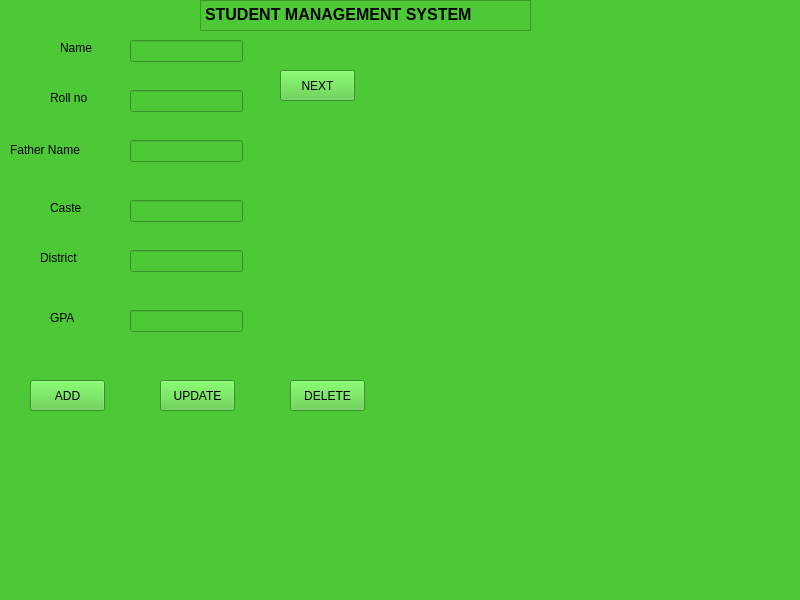
<?xml version="1.0" encoding="UTF-8"?>
<ui version="4.0">
 <class>MainWindow</class>
 <widget class="QMainWindow" name="MainWindow">
  <property name="geometry">
   <rect>
    <x>0</x>
    <y>0</y>
    <width>800</width>
    <height>600</height>
   </rect>
  </property>
  <property name="windowTitle">
   <string>MainWindow</string>
  </property>
  <property name="styleSheet">
   <string notr="true">background-color: rgb(77, 200, 55);
font: 700 12pt &quot;Segoe UI&quot;;</string>
  </property>
  <widget class="QWidget" name="centralwidget">
   <widget class="QLabel" name="labelName">
    <property name="geometry">
     <rect>
      <x>60</x>
      <y>40</y>
      <width>49</width>
      <height>16</height>
     </rect>
    </property>
    <property name="text">
     <string>Name</string>
    </property>
   </widget>
   <widget class="QLabel" name="labelRoll">
    <property name="geometry">
     <rect>
      <x>50</x>
      <y>90</y>
      <width>81</width>
      <height>16</height>
     </rect>
    </property>
    <property name="text">
     <string>Roll no</string>
    </property>
   </widget>
   <widget class="QLabel" name="labelFather">
    <property name="geometry">
     <rect>
      <x>10</x>
      <y>140</y>
      <width>111</width>
      <height>20</height>
     </rect>
    </property>
    <property name="text">
     <string>Father Name</string>
    </property>
   </widget>
   <widget class="QLabel" name="labelCaste">
    <property name="geometry">
     <rect>
      <x>50</x>
      <y>200</y>
      <width>49</width>
      <height>16</height>
     </rect>
    </property>
    <property name="text">
     <string>Caste</string>
    </property>
   </widget>
   <widget class="QLabel" name="labelDistrict">
    <property name="geometry">
     <rect>
      <x>40</x>
      <y>250</y>
      <width>71</width>
      <height>16</height>
     </rect>
    </property>
    <property name="text">
     <string>District</string>
    </property>
   </widget>
   <widget class="QLabel" name="labelGPA">
    <property name="geometry">
     <rect>
      <x>50</x>
      <y>310</y>
      <width>49</width>
      <height>16</height>
     </rect>
    </property>
    <property name="text">
     <string>GPA</string>
    </property>
   </widget>
   <widget class="QLineEdit" name="lineEditName">
    <property name="geometry">
     <rect>
      <x>130</x>
      <y>40</y>
      <width>113</width>
      <height>22</height>
     </rect>
    </property>
   </widget>
   <widget class="QLineEdit" name="lineEditRoll">
    <property name="geometry">
     <rect>
      <x>130</x>
      <y>90</y>
      <width>113</width>
      <height>22</height>
     </rect>
    </property>
   </widget>
   <widget class="QLineEdit" name="lineEditFather">
    <property name="geometry">
     <rect>
      <x>130</x>
      <y>140</y>
      <width>113</width>
      <height>22</height>
     </rect>
    </property>
   </widget>
   <widget class="QLineEdit" name="lineEditCaste">
    <property name="geometry">
     <rect>
      <x>130</x>
      <y>200</y>
      <width>113</width>
      <height>22</height>
     </rect>
    </property>
   </widget>
   <widget class="QLineEdit" name="lineEditDistrict">
    <property name="geometry">
     <rect>
      <x>130</x>
      <y>250</y>
      <width>113</width>
      <height>22</height>
     </rect>
    </property>
   </widget>
   <widget class="QLineEdit" name="lineEditGPA">
    <property name="geometry">
     <rect>
      <x>130</x>
      <y>310</y>
      <width>113</width>
      <height>22</height>
     </rect>
    </property>
   </widget>
   <widget class="QPushButton" name="pushButtonAdd">
    <property name="geometry">
     <rect>
      <x>30</x>
      <y>380</y>
      <width>75</width>
      <height>31</height>
     </rect>
    </property>
    <property name="text">
     <string>ADD</string>
    </property>
   </widget>
   <widget class="QPushButton" name="pushButtonDelete">
    <property name="geometry">
     <rect>
      <x>290</x>
      <y>380</y>
      <width>75</width>
      <height>31</height>
     </rect>
    </property>
    <property name="text">
     <string>DELETE</string>
    </property>
   </widget>
   <widget class="QPushButton" name="pushButtonUpdate">
    <property name="geometry">
     <rect>
      <x>160</x>
      <y>380</y>
      <width>75</width>
      <height>31</height>
     </rect>
    </property>
    <property name="text">
     <string>UPDATE</string>
    </property>
   </widget>
   <widget class="QPushButton" name="pushButtonNext">
    <property name="geometry">
     <rect>
      <x>280</x>
      <y>70</y>
      <width>75</width>
      <height>31</height>
     </rect>
    </property>
    <property name="text">
     <string>NEXT</string>
    </property>
   </widget>
   <widget class="QTextEdit" name="textEdit">
    <property name="geometry">
     <rect>
      <x>200</x>
      <y>0</y>
      <width>331</width>
      <height>31</height>
     </rect>
    </property>
    <property name="html">
     <string>&lt;!DOCTYPE HTML PUBLIC &quot;-//W3C//DTD HTML 4.0//EN&quot; &quot;http://www.w3.org/TR/REC-html40/strict.dtd&quot;&gt;
&lt;html&gt;&lt;head&gt;&lt;meta name=&quot;qrichtext&quot; content=&quot;1&quot; /&gt;&lt;meta charset=&quot;utf-8&quot; /&gt;&lt;style type=&quot;text/css&quot;&gt;
p, li { white-space: pre-wrap; }
hr { height: 1px; border-width: 0; }
li.unchecked::marker { content: &quot;\2610&quot;; }
li.checked::marker { content: &quot;\2612&quot;; }
&lt;/style&gt;&lt;/head&gt;&lt;body style=&quot; font-family:'Segoe UI'; font-size:12pt; font-weight:700; font-style:normal;&quot;&gt;
&lt;p style=&quot; margin-top:0px; margin-bottom:0px; margin-left:0px; margin-right:0px; -qt-block-indent:0; text-indent:0px;&quot;&gt;STUDENT MANAGEMENT SYSTEM&lt;/p&gt;&lt;/body&gt;&lt;/html&gt;</string>
    </property>
   </widget>
  </widget>
  <widget class="QMenuBar" name="menubar">
   <property name="geometry">
    <rect>
     <x>0</x>
     <y>0</y>
     <width>800</width>
     <height>27</height>
    </rect>
   </property>
  </widget>
  <widget class="QStatusBar" name="statusbar"/>
 </widget>
 <resources/>
 <connections/>
</ui>
